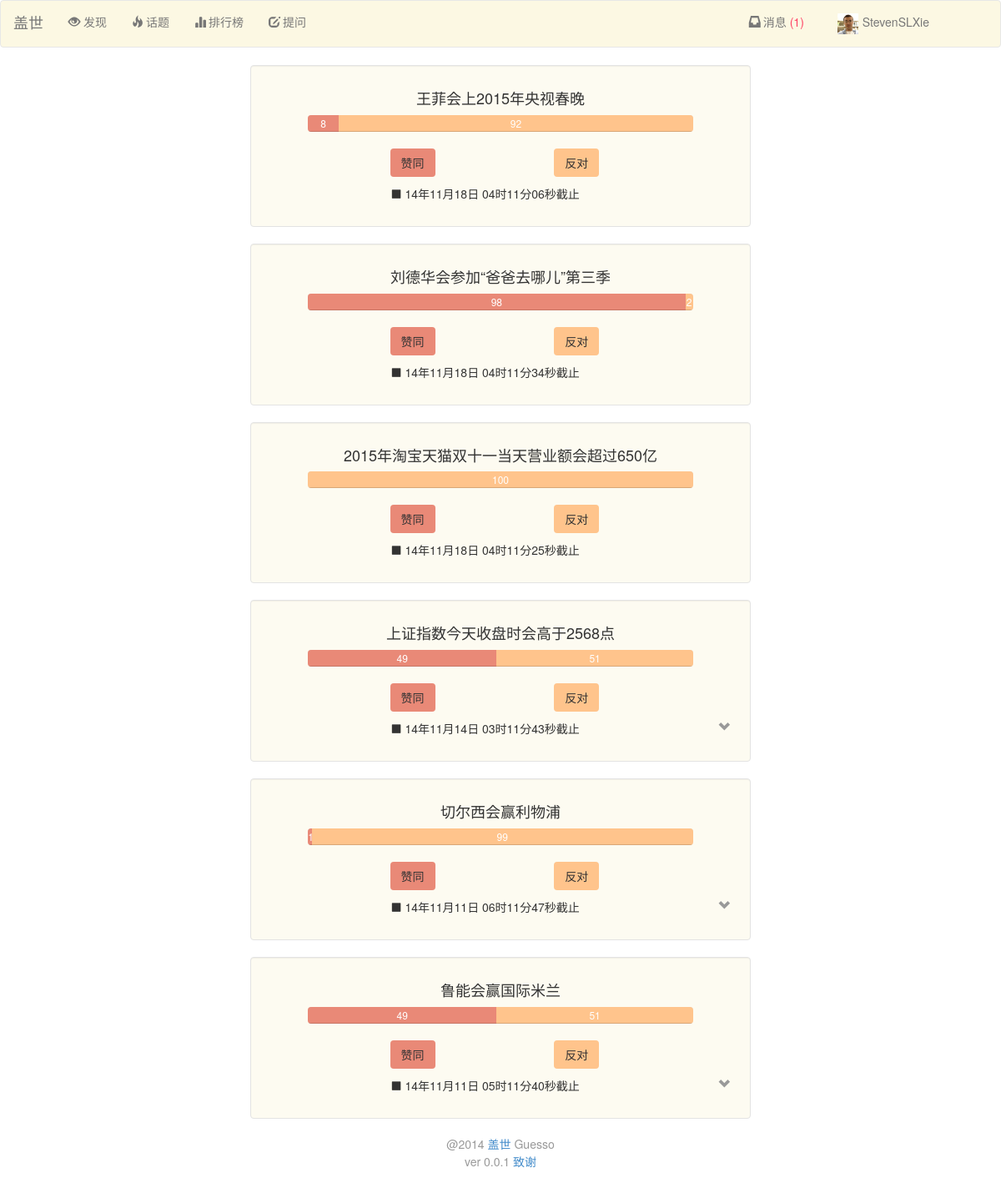
/home (signed in), run on an earlier commit of the app's database.
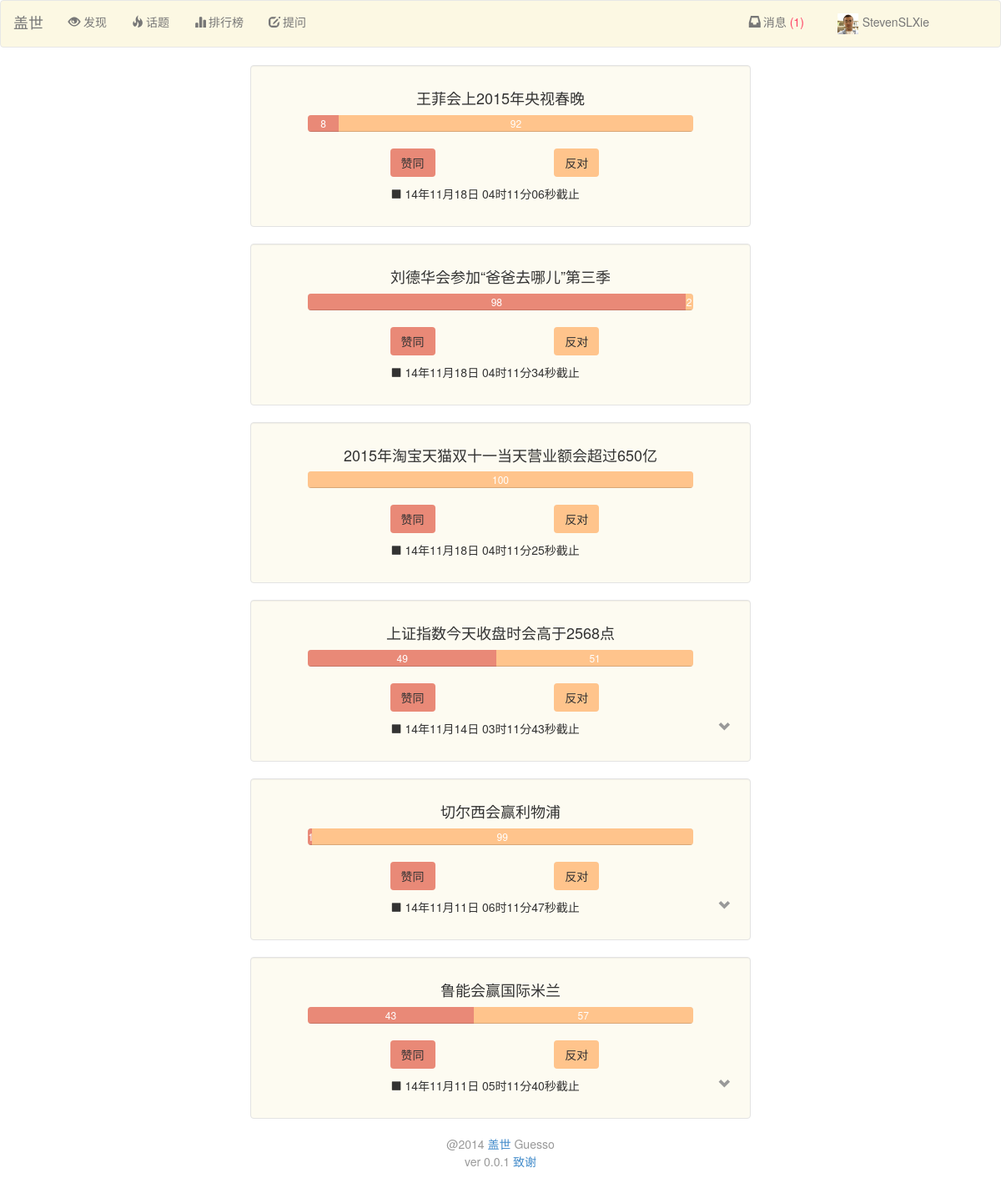
And on a later commit of the database.
### Guess/models.py (models this page shows, shortened)
class Game(models.Model):
	headline = models.TextField()
	begin = models.DateTimeField(auto_now_add=True)
	expire = models.DateTimeField()
	name_home = models.CharField(max_length=30)
	price_home = models.IntegerField(default=50)
	num_home = models.IntegerField(default=0)
	name_away = models.CharField(max_length=30)
	price_away = models.IntegerField(default=50)
	num_away = models.IntegerField(default=0)
	weight_home = models.IntegerField(default=0)
	weight_away = models.IntegerField(default=0)
	outcome = models.BooleanField(default=False)   # True means home wins and vice versa
	ended = models.BooleanField(default=False)
	event = models.IntegerField()
	is_primary = models.IntegerField(default=0)
	game_tag = models.ManyToManyField(GameTag)
	class Meta:
		ordering = ('expire',)

### Guess/views.py (the view)
# urls.py: url(r'^home$', 'Guess.views.home', name='home'),
def home(request):
	return render_main(request, 'home')

### Guess/views.py (called while the page is built)
def render_main(request, url, game_type=None):
	if not request.user.is_authenticated():
		return redirect(reverse('login'))
	if game_type is None:
		temps = Game.objects.filter(ended=False).order_by('-event','-is_primary')
	else:
		temps = Game.objects.filter(ended=False, game_tag__tag=game_type).order_by('-event', '-is_primary')
	gamess = game_choose_and_sort(temps)
	cur_person = Person.objects.get(user=request.user)
	if request.method == 'POST':
		if 'marked_all_as_read' in request.POST:
			marked_all_as_read(cur_person)
		for cur_game in temps:
			accept_bet(request, cur_person, cur_game)
		return redirect(reverse(url)+'#success')
	else:
		para = {}
		para['gamess'] = gamess
		para = encap_para(para, cur_person)
		return render(request, 'home.html', para)

def game_choose_and_sort(temps):
	gamess = []
	games = []
	flag = 0
	for p in temps:
		if flag == 0:
			event = p.event
			flag = 1
		elif p.event != event:
			event = p.event
			gamess.append(games)
			games = []
		games.append(p)
	gamess.append(games)
	return gamess

def find_unread(person):
	return person.message_set.filter(read=False)

### Guess/templates/home.html (shortened to what this page needs)
{% load bootstrap3 %}
{% load profile_tag %}
{% include "nav_bar.html" %}
<body>
    <div class="col-md-6 col-md-offset-3">
    </div>
    {% for games in gamess %}
    <div class="well well-frame-c1 col-md-6 col-md-offset-3">
    {% for game in games %}
    {% if forloop.first %}
    <div class = "row">
        <div class="col-md-10 col-md-offset-1">
            <h4 class="text-center">{{ game.headline }}</h4>
            <div class="progress">
                <div class="progress-bar progress-bar-c1" style="width: {{ game.price_home }}%">{{ game.price_home }}</div>
                <div class="progress-bar progress-bar-c2" style="width: {{ game.price_away }}%">{{ game.price_away }}</div>
            </div>
        </div>
    </div>
    <div class="row">
        <form method="POST">
             <div class="col-md-1 col-md-offset-3 spacer"><input class="btn progress-bar-c1" type="submit" value='赞同' name="h:{{ game.pk }}" onclick="on_submit(event)"/></div>
             <div class="col-md-1 col-md-offset-3 spacer"><input class="btn progress-bar-c2" type="submit" value='反对' name="a:{{ game.pk }}" onclick="on_submit(event)"/></div>
            <p class="col-md-8 col-md-offset-3"><i class="glyphicon glyphicon-stop"></i> {{ game.expire | date:"y年m月d日 h时m分s秒" }}截止</p>
            {% if not forloop.last %}
             <div class="col-xs-1 col-sm-1 col-md-1 col-lg-1 dropdown-user"  data-for=".{{ game.pk }}">
                    <i class="glyphicon glyphicon-chevron-down text-muted"></i>
             </div>
            {% endif %}
                                        {% endif %}
    {% endfor %}
        </form>
    </div>
    </div>
    {% endfor %}
    {% include "footer.html" %}
</body>

What changed in the data, as far as the page shows it:
changed Game "鲁能会赢国际米兰": price_home "49" → "43"; price_away "51" → "57"
